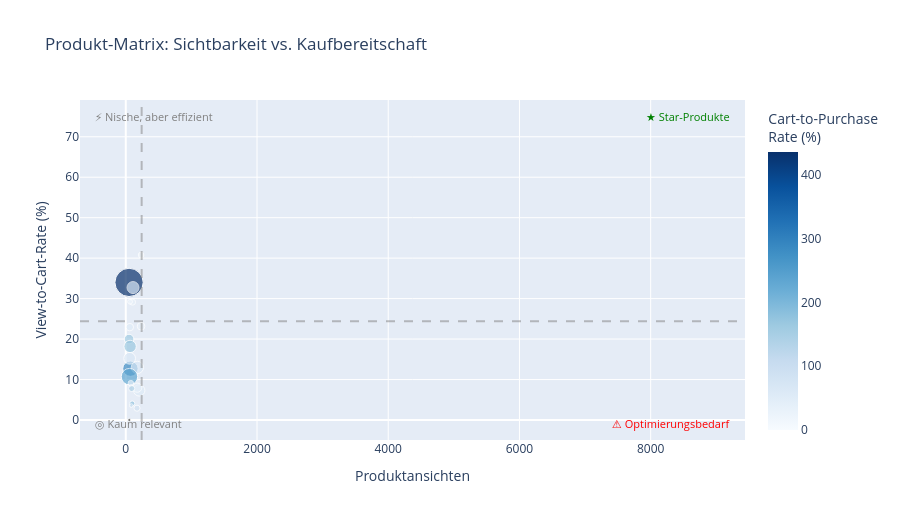

Write notebook code for a chart like this one.
### Code cell
median_views     = df_products_pd['views'].median()
median_cart_rate = df_products_pd['view_to_cart_rate'].median()
 
fig_scatter = px.scatter(
    df_products_pd,
    x='views',
    y='view_to_cart_rate',
    size='total_revenue',
    color='cart_to_purchase_rate',
    hover_name='product_name',
    hover_data={
        'avg_price':             True,
        'purchases':             True,
        'views':                 True,
        'view_to_cart_rate':     True,
        'cart_to_purchase_rate': True,
        'total_revenue':         True,
    },
    color_continuous_scale='Blues',
    labels={
        'views':                 'Produktansichten',
        'view_to_cart_rate':     'View-to-Cart-Rate (%)',
        'cart_to_purchase_rate': 'Cart-to-Purchase-Rate (%)',
        'total_revenue':         'Gesamtumsatz (€)',
    },
    title='Produkt-Matrix: Sichtbarkeit vs. Kaufbereitschaft',
)
 
# Quadranten-Linien
fig_scatter.add_vline(x=median_views,     line_dash='dash', line_color='gray', opacity=0.5)
fig_scatter.add_hline(y=median_cart_rate, line_dash='dash', line_color='gray', opacity=0.5)
 
# Quadranten-Labels
annotations = [
    dict(x=0.02, y=0.98, xref='paper', yref='paper', showarrow=False,
         text='⚡ Nische, aber effizient',   font=dict(size=11, color='gray'), xanchor='left', yanchor='top'),
    dict(x=0.98, y=0.98, xref='paper', yref='paper', showarrow=False,
         text='★ Star-Produkte',             font=dict(size=11, color='green'), xanchor='right', yanchor='top'),
    dict(x=0.98, y=0.02, xref='paper', yref='paper', showarrow=False,
         text='⚠ Optimierungsbedarf',        font=dict(size=11, color='red'), xanchor='right', yanchor='bottom'),
    dict(x=0.02, y=0.02, xref='paper', yref='paper', showarrow=False,
         text='◎ Kaum relevant',             font=dict(size=11, color='gray'), xanchor='left', yanchor='bottom'),
]
fig_scatter.update_layout(
    annotations=annotations,
    height=520,
    coloraxis_colorbar=dict(title='Cart-to-Purchase<br>Rate (%)'),
)
fig_scatter.show()

### Figure 1 — Plotly figure (JSON) as saved in the notebook; plotly's stock layout.template omitted (floating-point values rounded to 4 significant figures; data arrays with more than 128 entries replaced by an {"elided": "..."} marker saying what was removed)
{"data": [{"customdata": {"elided": "841x4 float values"}, "hovertemplate": "<b>%{hovertext}</b><br><br>Produktansichten=%{x}<br>View-to-Cart-Rate (%)=%{y}<br>Gesamtumsatz (€)=%{customdata[3]}<br>avg_price=%{customdata[0]}<br>purchases=%{customdata[1]}<br>Cart-to-Purchase-Rate (%)=%{marker.color}<extra></extra>", "hovertext": {"elided": "841 str values"}, "legendgroup": "", "marker": {"color": {"elided": "841 float values"}, "coloraxis": "coloraxis", "size": {"elided": "841 float values"}, "sizemode": "area", "sizeref": 8.635, "symbol": "circle"}, "mode": "markers", "name": "", "orientation": "v", "showlegend": false, "type": "scatter", "x": {"elided": "841 int values"}, "xaxis": "x", "y": {"elided": "841 float values"}, "yaxis": "y"}], "layout": {"annotations": [{"font": {"color": "gray", "size": 11}, "showarrow": false, "text": "⚡ Nische, aber effizient", "x": 0.02, "xanchor": "left", "xref": "paper", "y": 0.98, "yanchor": "top", "yref": "paper"}, {"font": {"color": "green", "size": 11}, "showarrow": false, "text": "★ Star-Produkte", "x": 0.98, "xanchor": "right", "xref": "paper", "y": 0.98, "yanchor": "top", "yref": "paper"}, {"font": {"color": "red", "size": 11}, "showarrow": false, "text": "⚠ Optimierungsbedarf", "x": 0.98, "xanchor": "right", "xref": "paper", "y": 0.02, "yanchor": "bottom", "yref": "paper"}, {"font": {"color": "gray", "size": 11}, "showarrow": false, "text": "◎ Kaum relevant", "x": 0.02, "xanchor": "left", "xref": "paper", "y": 0.02, "yanchor": "bottom", "yref": "paper"}], "coloraxis": {"colorbar": {"title": {"text": "Cart-to-Purchase<br>Rate (%)"}}, "colorscale": [[0, "rgb(247,251,255)"], [0.125, "rgb(222,235,247)"], [0.25, "rgb(198,219,239)"], [0.375, "rgb(158,202,225)"], [0.5, "rgb(107,174,214)"], [0.625, "rgb(66,146,198)"], [0.75, "rgb(33,113,181)"], [0.875, "rgb(8,81,156)"], [1, "rgb(8,48,107)"]]}, "height": 520, "legend": {"itemsizing": "constant", "tracegroupgap": 0}, "shapes": [{"line": {"color": "gray", "dash": "dash"}, "opacity": 0.5, "type": "line", "x0": 242, "x1": 242, "xref": "x", "y0": 0, "y1": 1, "yref": "y domain"}, {"line": {"color": "gray", "dash": "dash"}, "opacity": 0.5, "type": "line", "x0": 0, "x1": 1, "xref": "x domain", "y0": 24.42, "y1": 24.42, "yref": "y"}], "title": {"text": "Produkt-Matrix: Sichtbarkeit vs. Kaufbereitschaft"}, "xaxis": {"anchor": "y", "domain": [0, 1], "title": {"text": "Produktansichten"}}, "yaxis": {"anchor": "x", "domain": [0, 1], "title": {"text": "View-to-Cart-Rate (%)"}}}}
